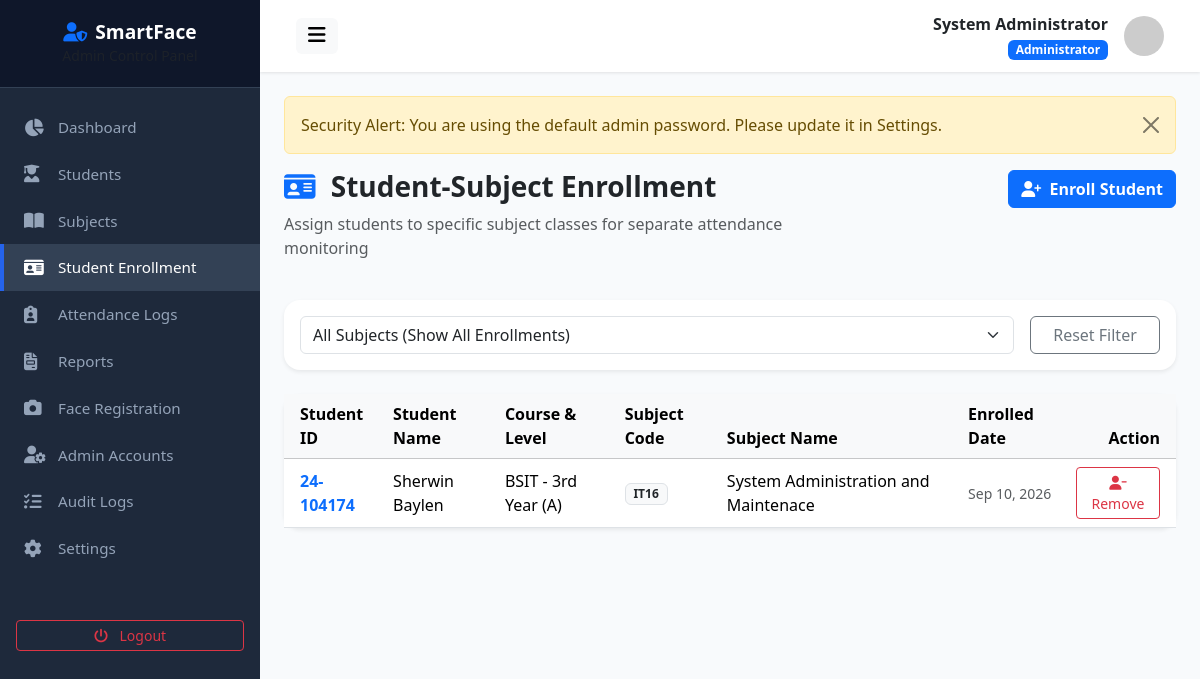
The app's page /enrollment.php (signed in) with its own data.
### tables this page shows
CREATE TABLE `users` (
  `id` int(11) NOT NULL AUTO_INCREMENT,
  `student_id` varchar(50) DEFAULT NULL,
  `first_name` varchar(100) NOT NULL,
  `middle_name` varchar(100) DEFAULT NULL,
  `last_name` varchar(100) NOT NULL,
  `email` varchar(150) NOT NULL,
  `username` varchar(100) NOT NULL,
  `password` varchar(255) NOT NULL,
  `role` enum('admin','student') NOT NULL DEFAULT 'student',
  `course` varchar(100) DEFAULT NULL,
  `year_level` varchar(20) DEFAULT NULL,
  `section` varchar(50) DEFAULT NULL,
  `contact_number` varchar(30) DEFAULT NULL,
  `profile_picture` varchar(255) DEFAULT 'default_avatar.png',
  `face_registered` tinyint(1) DEFAULT 0,
  `must_change_password` tinyint(1) DEFAULT 0,
  `status` enum('active','inactive') NOT NULL DEFAULT 'active',
  `created_at` datetime DEFAULT current_timestamp(),
  `updated_at` datetime DEFAULT current_timestamp() ON UPDATE current_timestamp(),
  PRIMARY KEY (`id`),
  UNIQUE KEY `email` (`email`),
  UNIQUE KEY `username` (`username`)
);

CREATE TABLE `student_subjects` (
  `id` int(11) NOT NULL AUTO_INCREMENT,
  `student_id` int(11) NOT NULL,
  `subject_id` int(11) NOT NULL,
  `enrollment_status` enum('enrolled','dropped') DEFAULT 'enrolled',
  `created_at` datetime DEFAULT current_timestamp(),
  PRIMARY KEY (`id`),
  UNIQUE KEY `unique_student_subject` (`student_id`,`subject_id`),
  KEY `subject_id` (`subject_id`),
  CONSTRAINT `student_subjects_ibfk_1` FOREIGN KEY (`student_id`) REFERENCES `students` (`id`) ON DELETE CASCADE,
  CONSTRAINT `student_subjects_ibfk_2` FOREIGN KEY (`subject_id`) REFERENCES `subjects` (`id`) ON DELETE CASCADE
);

CREATE TABLE `subjects` (
  `id` int(11) NOT NULL AUTO_INCREMENT,
  `subject_code` varchar(30) NOT NULL,
  `subject_name` varchar(150) NOT NULL,
  `description` text DEFAULT NULL,
  `instructor` varchar(150) NOT NULL,
  `room` varchar(50) NOT NULL,
  `day` varchar(50) NOT NULL,
  `start_time` time NOT NULL,
  `end_time` time NOT NULL,
  `semester` varchar(20) NOT NULL DEFAULT '1st Semester',
  `school_year` varchar(30) NOT NULL DEFAULT '2026-2027',
  `status` enum('active','inactive') DEFAULT 'active',
  `created_at` datetime DEFAULT current_timestamp(),
  PRIMARY KEY (`id`),
  UNIQUE KEY `subject_code` (`subject_code`)
);

### enrollment.php (the view, shortened to what this page needs)
<?php
include __DIR__ . '/header.php';
$sql = "SELECT ss.id as enrollment_id, ss.created_at as enrolled_at,
               u.student_id as stu_code, u.first_name, u.last_name, u.course, u.year_level, u.section,
               s.subject_code, s.subject_name
        FROM student_subjects ss
        JOIN students st ON ss.student_id = st.id
        JOIN users u ON st.user_id = u.id
        JOIN subjects s ON ss.subject_id = s.id
        WHERE ss.enrollment_status = 'enrolled'";
$params = [];
$sql .= " ORDER BY s.subject_code ASC, u.first_name ASC";
$stmt = $db->prepare($sql);
$stmt->execute($params);
$enrollments = $stmt->fetchAll();
?>
<div class="row mb-4">
    <div class="col-md-8">
        <h3 class="fw-bold text-dark"><i class="fa-solid fa-id-card text-primary me-2"></i> Student-Subject Enrollment</h3>
        <p class="text-muted">Assign students to specific subject classes for separate attendance monitoring</p>
    </div>
    <div class="col-md-4 text-md-end">
        <button type="button" class="btn btn-primary fw-bold" data-bs-toggle="modal" data-bs-target="#enrollModal">
            <i class="fa-solid fa-user-plus me-1"></i> Enroll Student
        </button>
    </div>
</div>
<div class="card border-0 shadow-sm rounded-4 mb-4">
    <div class="card-body p-3">
        <form action="" method="GET" class="row g-3 align-items-center">
            <div class="col-md-10">
                <select name="subject_id" class="form-select" onchange="this.form.submit()">
                    <option value="0">All Subjects (Show All Enrollments)</option>
                </select>
            </div>
            <div class="col-md-2">
                <a href="<?= baseUrl('admin/enrollment.php') ?>" class="btn btn-outline-secondary w-100">Reset Filter</a>
            </div>
        </form>
    </div>
</div>
<div class="card border-0 shadow-sm rounded-4">
    <div class="card-body p-0">
        <div class="table-responsive">
            <table class="table table-hover align-middle mb-0">
                <thead class="table-light">
                    <tr>
                        <th class="ps-3">Student ID</th>
                        <th>Student Name</th>
                        <th>Course & Level</th>
                        <th>Subject Code</th>
                        <th>Subject Name</th>
                        <th>Enrolled Date</th>
                        <th class="text-end pe-3">Action</th>
                    </tr>
                </thead>
                <tbody>
                    <?php if (empty($enrollments)): ?>
                        <tr><td colspan="7" class="text-center py-4 text-muted">No student enrollment records found.</td></tr>
                    <?php else: ?>
                        <?php foreach ($enrollments as $row): ?>
                            <tr>
                                <td class="ps-3 fw-bold text-primary"><?= htmlspecialchars($row['stu_code']) ?></td>
                                <td><?= htmlspecialchars($row['first_name'] . ' ' . $row['last_name']) ?></td>
                                <td><?= htmlspecialchars($row['course']) ?> - <?= htmlspecialchars($row['year_level']) ?> (<?= htmlspecialchars($row['section']) ?>)</td>
                                <td><span class="badge bg-light text-dark border"><?= htmlspecialchars($row['subject_code']) ?></span></td>
                                <td><?= htmlspecialchars($row['subject_name']) ?></td>
                                <td><small class="text-muted"><?= date('M d, Y', strtotime($row['enrolled_at'])) ?></small></td>
                                <td class="text-end pe-3">
                                    <a href="?drop_id=<?= $row['enrollment_id'] ?>" class="btn btn-sm btn-outline-danger" onclick="return confirm('Remove student from this subject enrollment?')" title="Drop Enrollment">
                                        <i class="fa-solid fa-user-minus"></i> Remove
                                    </a>
                                </td>
                            </tr>
                        <?php endforeach; ?>
                    <?php endif; ?>
                </tbody>
            </table>
        </div>
    </div>
</div>
<?php include __DIR__ . '/footer.php'; ?>

### header.php (shortened to what this page needs)
<?php
require_once __DIR__ . '/../config/config.php';
$db = getDB();
$stmt = $db->prepare("SELECT * FROM users WHERE id = ?");
$stmt->execute([$_SESSION['user_id']]);
$adminUser = $stmt->fetch();
?>
<!DOCTYPE html>
<html lang="en">
<head>
    <link href="https://cdn.jsdelivr.net/npm/bootstrap@5.3.2/dist/css/bootstrap.min.css" rel="stylesheet">
    <link href="https://cdnjs.cloudflare.com/ajax/libs/font-awesome/6.4.0/css/all.min.css" rel="stylesheet">
    <link href="<?= baseUrl('assets/css/style.css') ?>" rel="stylesheet">
</head>
<body>
<div class="wrapper">
    <?php include __DIR__ . '/sidebar.php'; ?>
    <div id="content">
        <nav class="navbar navbar-expand-lg top-navbar">
            <div class="container-fluid">
                <button type="button" id="sidebarCollapse" class="btn btn-light border-0">
                    <i class="fa-solid fa-bars fs-5"></i>
                </button>
                <div class="d-flex align-items-center ms-auto">
                    <div class="me-3 text-end d-none d-md-block">
                        <div class="fw-bold text-dark"><?= htmlspecialchars($adminUser['first_name'] . ' ' . $adminUser['last_name']) ?></div>
                        <small class="badge bg-primary">Administrator</small>
                    </div>
                    <img src="https://ui-avatars.com/api/?name=<?= urlencode($adminUser['first_name'] . ' ' . $adminUser['last_name']) ?>&background=1E293B&color=fff" alt="Avatar" class="avatar-sm">
                </div>
            </div>
        </nav>
        <div class="main-content">

### assets/css/style.css (style rules this page uses)
:root { --primary-color: #2563eb; --primary-hover: #1d4ed8; --secondary-color: #475569; --success-color: #10b981; --warning-color: #f59e0b; --danger-color: #ef4444; --info-color: #06b6d4; --dark-bg: #0f172a; --sidebar-width: 260px; --card-shadow: 0 4px 6px -1px rgba(0, 0, 0, 0.1), 0 2px 4px -1px rgba(0, 0, 0, 0.06); }
body { font-family: 'Segoe UI', system-ui, -apple-system, sans-serif; background-color: #f8fafc; color: #334155; min-height: 100vh; display: flex; flex-direction: column; }
.wrapper { display: flex; width: 100%; align-items: stretch; min-height: 100vh; }
#content { width: 100%; padding: 0; min-height: 100vh; display: flex; flex-direction: column; }
.top-navbar { background: #ffffff; box-shadow: 0 1px 3px 0 rgba(0, 0, 0, 0.1); padding: 0.75rem 1.5rem; }
.main-content { padding: 1.5rem; flex: 1; }
.avatar-sm { width: 40px; height: 40px; object-fit: cover; border-radius: 50%; }

### records on screen
users: first_name+last_name "System Administrator"
student_subjects: users.student_id "24-104174", users.first_name+last_name "Sherwin Baylen", users.course "BSIT", users.year_level "3rd Year", users.section "A", subject.subject_code "IT16", subject.subject_name "System Administration and Maintenace", created_at "Sep 10, 2026"

### other values on screen
$flash['message'] "Security Alert: You are using the default admin password. Please update it in Settings."
